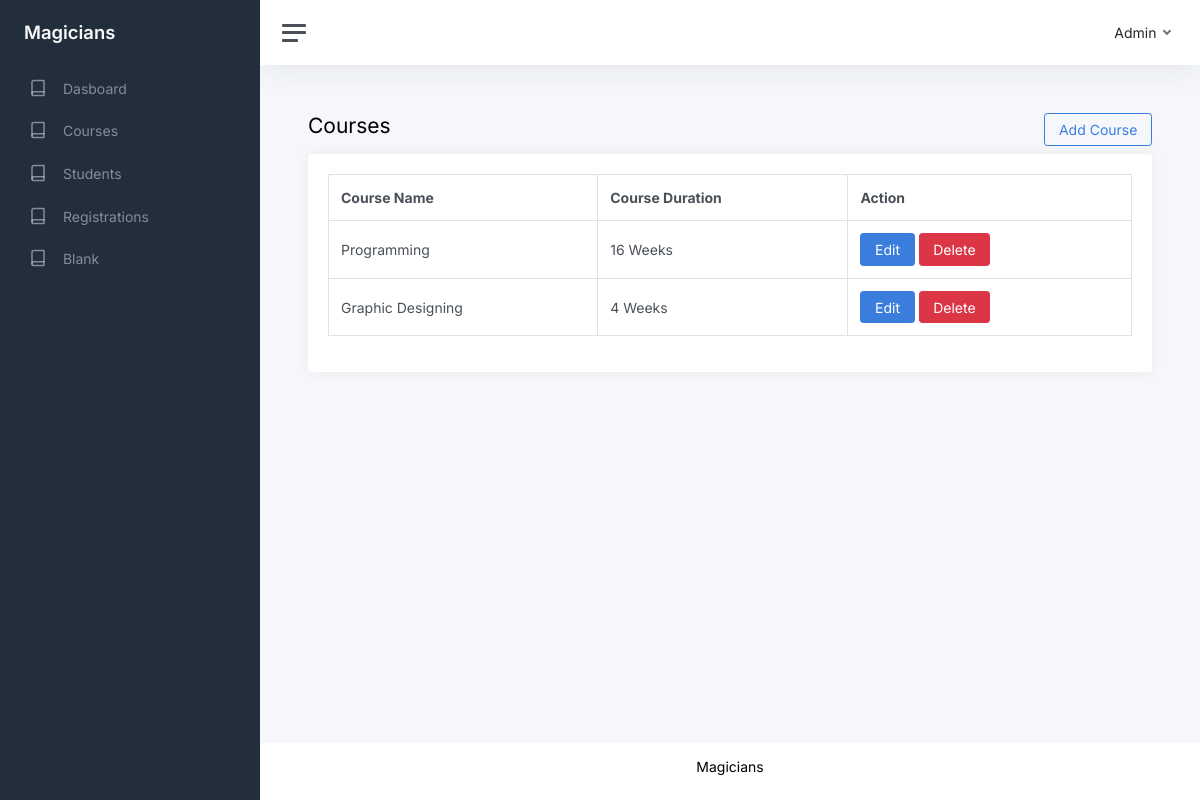
The app's page /show-courses.php with its own data.
### tables this page shows
CREATE TABLE `courses` (
  `id` int(11) NOT NULL,
  `name` varchar(255) NOT NULL,
  `duration` varchar(255) NOT NULL,
  `created_at` timestamp NOT NULL DEFAULT current_timestamp()
);

### show-courses.php (the view, shortened to what this page needs)
<?php require_once('./database/connection.php'); ?>
<?php
$sql = "SELECT * FROM `courses`";
$result = $conn->query($sql);
$courses = $result->fetch_all(MYSQLI_ASSOC);
?>
<!DOCTYPE html>
<html lang="en">
<?php require_once('./includes/head.php'); ?>
<body>
    <div class="wrapper">
        <?php require_once('./includes/sidenavbar.php'); ?>
        <div class="main">
            <?php require_once('./includes/topnavbar.php'); ?>
            <main class="content">
                <div class="container-fluid p-0">
                    <div class="row">
                        <div class="col-6">
                        <h1 class="h3 mb-3">Courses</h1>
                        </div>
                        <div class="col-6 text-end">
                            <a href="./add-course.php" class="btn btn-outline-primary">Add Course</a>
                        </div>
                    </div>
                    <div class="row">
                        <div class="col-12">
                            <div class="card">
                                <div class="card-body">
                                    <?php
                                    if (count($courses) > 0) { ?>
                                    <table class="table table-bordered">
                                        <thead>
                                            <tr>
                                                <th>Course Name</th>
                                                <th>Course Duration</th>
                                                <th>Action</th>
                                            </tr>
                                        </thead>
                                        <tbody>
                                            <?php
                                            foreach($courses as $course) { ?>
                                            <tr>
                                                <td><?php echo $course['name']; ?></td>
                                                <td><?php echo $course['duration']; ?></td>
                                                <td>
                                                    <a href="./edit-course.php?id=<?php echo $course['id']; ?>" class="btn btn-primary">Edit</a>
                                                    <a href="./delete-course.php?id=<?php echo $course['id']; ?>" class="btn btn-danger">Delete</a>
                                                </td>
                                            </tr>
                                            <?php
                                            }
                                            ?>
                                        </tbody>
                                    </table>
                                    <?php
                                    } else { ?>
                                        <div class="alert alert-danger">No record found!</div>
                                    <?php
                                    }
                                    ?>
                                </div>
                            </div>
                        </div>
                    </div>
                </div>
            </main>
            <?php require_once('./includes/footer.php'); ?>
        </div>
    </div>
</body>
</html>

### records on screen
courses: name "Programming", duration "16 Weeks"
courses: name "Graphic Designing", duration "4 Weeks"
